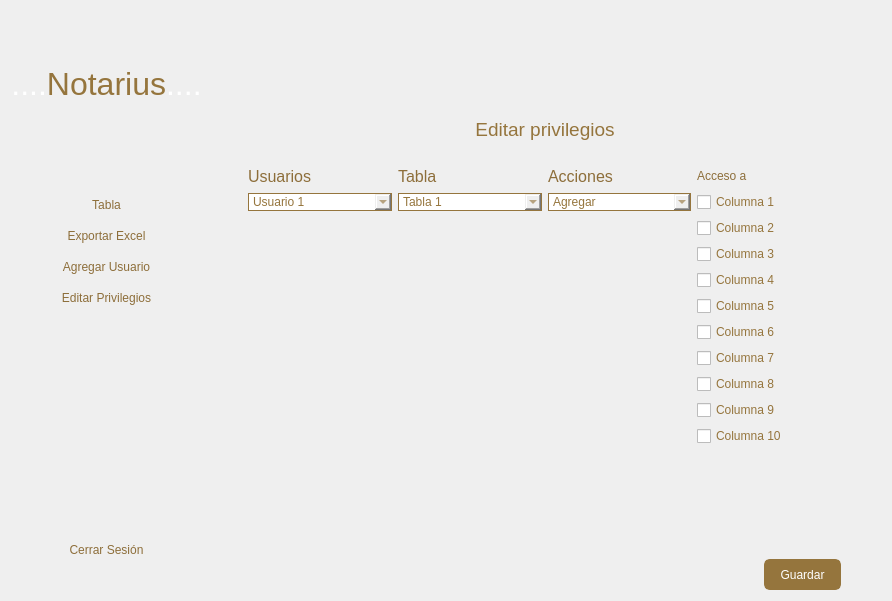
<?xml version="1.0" encoding="UTF-8"?>
<ui version="4.0">
 <class>Dialog</class>
 <widget class="QDialog" name="Dialog">
  <property name="geometry">
   <rect>
    <x>0</x>
    <y>0</y>
    <width>892</width>
    <height>601</height>
   </rect>
  </property>
  <property name="windowTitle">
   <string>Dialog</string>
  </property>
  <layout class="QHBoxLayout" name="horizontalLayout">
   <item>
    <layout class="QVBoxLayout" name="verticalLayout_5">
     <item>
      <spacer name="verticalSpacer">
       <property name="orientation">
        <enum>Qt::Vertical</enum>
       </property>
       <property name="sizeHint" stdset="0">
        <size>
         <width>20</width>
         <height>40</height>
        </size>
       </property>
      </spacer>
     </item>
     <item>
      <spacer name="verticalSpacer_15">
       <property name="orientation">
        <enum>Qt::Vertical</enum>
       </property>
       <property name="sizeHint" stdset="0">
        <size>
         <width>20</width>
         <height>40</height>
        </size>
       </property>
      </spacer>
     </item>
     <item>
      <widget class="QLabel" name="title_notarius">
       <property name="styleSheet">
        <string notr="true">font: 26pt &quot;Arial Black&quot;;
color: rgb(149, 117, 61);</string>
       </property>
       <property name="text">
        <string>&lt;html&gt;&lt;head/&gt;&lt;body&gt;&lt;p align=&quot;center&quot;&gt;&lt;span style=&quot; font-size:24pt; color:#ffffff;&quot;&gt;....&lt;/span&gt;&lt;span style=&quot; font-size:24pt;&quot;&gt;Notarius&lt;/span&gt;&lt;span style=&quot; font-size:24pt; color:#ffffff;&quot;&gt;....&lt;/span&gt;&lt;/p&gt;&lt;/body&gt;&lt;/html&gt;</string>
       </property>
      </widget>
     </item>
     <item>
      <spacer name="verticalSpacer_2">
       <property name="orientation">
        <enum>Qt::Vertical</enum>
       </property>
       <property name="sizeHint" stdset="0">
        <size>
         <width>20</width>
         <height>40</height>
        </size>
       </property>
      </spacer>
     </item>
     <item>
      <spacer name="verticalSpacer_13">
       <property name="orientation">
        <enum>Qt::Vertical</enum>
       </property>
       <property name="sizeHint" stdset="0">
        <size>
         <width>20</width>
         <height>40</height>
        </size>
       </property>
      </spacer>
     </item>
     <item>
      <spacer name="verticalSpacer_14">
       <property name="orientation">
        <enum>Qt::Vertical</enum>
       </property>
       <property name="sizeHint" stdset="0">
        <size>
         <width>20</width>
         <height>40</height>
        </size>
       </property>
      </spacer>
     </item>
     <item>
      <layout class="QVBoxLayout" name="verticalLayout_6">
       <item>
        <widget class="QPushButton" name="button_tabla">
         <property name="styleSheet">
          <string notr="true">QPushButton {
	color: rgb(141, 110, 58);
	border: none;
	font: 10pt &quot;Arial Rounded MT Bold&quot;;
	height: 25px;
}

QPushButton:hover {
	background-color: rgb(149, 117, 61);
	color: rgb(255, 255, 255);
}

QPushButton:pressed {
    border-style: inset;
    background-color: rgb(149, 117, 61);
	color: rgb(255, 255, 255);
}
</string>
         </property>
         <property name="text">
          <string>Tabla</string>
         </property>
         <property name="icon">
          <iconset>
           <normaloff>bar-chart-box-line.png</normaloff>bar-chart-box-line.png</iconset>
         </property>
         <property name="autoDefault">
          <bool>false</bool>
         </property>
         <property name="flat">
          <bool>false</bool>
         </property>
        </widget>
       </item>
       <item>
        <widget class="QPushButton" name="button_editar_privilegios">
         <property name="styleSheet">
          <string notr="true">QPushButton {
	color: rgb(141, 110, 58);
	border: none;
	font: 10pt &quot;Arial Rounded MT Bold&quot;;
	height: 25px;
}

QPushButton:hover {
	background-color: rgb(149, 117, 61);
	color: rgb(255, 255, 255);
}

QPushButton:pressed {
    border-style: inset;
    background-color: rgb(149, 117, 61);
	color: rgb(255, 255, 255);
}</string>
         </property>
         <property name="text">
          <string>Exportar Excel</string>
         </property>
         <property name="icon">
          <iconset>
           <normaloff>file-excel-2-fill.png</normaloff>file-excel-2-fill.png</iconset>
         </property>
        </widget>
       </item>
       <item>
        <widget class="QPushButton" name="button_agregar_usuario">
         <property name="styleSheet">
          <string notr="true">QPushButton {
	color: rgb(141, 110, 58);
	border: none;
	font: 10pt &quot;Arial Rounded MT Bold&quot;;
	height: 25px;
}

QPushButton:hover {
	background-color: rgb(149, 117, 61);
	color: rgb(255, 255, 255);
}

QPushButton:pressed {
    border-style: inset;
    background-color: rgb(149, 117, 61);
	color: rgb(255, 255, 255);
}</string>
         </property>
         <property name="text">
          <string>Agregar Usuario</string>
         </property>
         <property name="icon">
          <iconset>
           <normaloff>user-add-fill.png</normaloff>user-add-fill.png</iconset>
         </property>
        </widget>
       </item>
       <item>
        <widget class="QPushButton" name="button_exporatr_excel">
         <property name="styleSheet">
          <string notr="true">QPushButton {
	color: rgb(141, 110, 58);
	border: none;
	font: 10pt &quot;Arial Rounded MT Bold&quot;;
	height: 25px;
}

QPushButton:hover {
	background-color: rgb(149, 117, 61);
	color: rgb(255, 255, 255);
}

QPushButton:pressed {
    border-style: inset;
    background-color: rgb(149, 117, 61);
	color: rgb(255, 255, 255);
}</string>
         </property>
         <property name="text">
          <string>Editar Privilegios</string>
         </property>
         <property name="icon">
          <iconset>
           <normaloff>edit-2-fill.png</normaloff>edit-2-fill.png</iconset>
         </property>
        </widget>
       </item>
      </layout>
     </item>
     <item>
      <spacer name="verticalSpacer_4">
       <property name="orientation">
        <enum>Qt::Vertical</enum>
       </property>
       <property name="sizeHint" stdset="0">
        <size>
         <width>20</width>
         <height>40</height>
        </size>
       </property>
      </spacer>
     </item>
     <item>
      <spacer name="verticalSpacer_8">
       <property name="orientation">
        <enum>Qt::Vertical</enum>
       </property>
       <property name="sizeHint" stdset="0">
        <size>
         <width>20</width>
         <height>40</height>
        </size>
       </property>
      </spacer>
     </item>
     <item>
      <spacer name="verticalSpacer_11">
       <property name="orientation">
        <enum>Qt::Vertical</enum>
       </property>
       <property name="sizeHint" stdset="0">
        <size>
         <width>20</width>
         <height>40</height>
        </size>
       </property>
      </spacer>
     </item>
     <item>
      <spacer name="verticalSpacer_12">
       <property name="orientation">
        <enum>Qt::Vertical</enum>
       </property>
       <property name="sizeHint" stdset="0">
        <size>
         <width>20</width>
         <height>40</height>
        </size>
       </property>
      </spacer>
     </item>
     <item>
      <spacer name="verticalSpacer_7">
       <property name="orientation">
        <enum>Qt::Vertical</enum>
       </property>
       <property name="sizeHint" stdset="0">
        <size>
         <width>20</width>
         <height>40</height>
        </size>
       </property>
      </spacer>
     </item>
     <item>
      <spacer name="verticalSpacer_3">
       <property name="orientation">
        <enum>Qt::Vertical</enum>
       </property>
       <property name="sizeHint" stdset="0">
        <size>
         <width>20</width>
         <height>40</height>
        </size>
       </property>
      </spacer>
     </item>
     <item>
      <spacer name="verticalSpacer_5">
       <property name="orientation">
        <enum>Qt::Vertical</enum>
       </property>
       <property name="sizeHint" stdset="0">
        <size>
         <width>20</width>
         <height>40</height>
        </size>
       </property>
      </spacer>
     </item>
     <item>
      <spacer name="verticalSpacer_6">
       <property name="orientation">
        <enum>Qt::Vertical</enum>
       </property>
       <property name="sizeHint" stdset="0">
        <size>
         <width>20</width>
         <height>40</height>
        </size>
       </property>
      </spacer>
     </item>
     <item>
      <widget class="QPushButton" name="pushButton">
       <property name="styleSheet">
        <string notr="true">QPushButton {
	color: rgb(141, 110, 58);
	border: none;
	font: 10pt &quot;Arial Rounded MT Bold&quot;;
height: 25px;
}

QPushButton:hover {
	background-color: rgb(149, 117, 61);
	color: rgb(255, 255, 255);
}

QPushButton:pressed {
    border-style: inset;
    background-color: rgb(149, 117, 61);
	color: rgb(255, 255, 255);
}</string>
       </property>
       <property name="text">
        <string>Cerrar Sesión</string>
       </property>
       <property name="icon">
        <iconset>
         <normaloff>logout-box-r-line.png</normaloff>logout-box-r-line.png</iconset>
       </property>
      </widget>
     </item>
     <item>
      <spacer name="verticalSpacer_10">
       <property name="orientation">
        <enum>Qt::Vertical</enum>
       </property>
       <property name="sizeHint" stdset="0">
        <size>
         <width>20</width>
         <height>40</height>
        </size>
       </property>
      </spacer>
     </item>
    </layout>
   </item>
   <item>
    <spacer name="verticalSpacer_9">
     <property name="orientation">
      <enum>Qt::Vertical</enum>
     </property>
     <property name="sizeHint" stdset="0">
      <size>
       <width>20</width>
       <height>580</height>
      </size>
     </property>
    </spacer>
   </item>
   <item>
    <spacer name="verticalSpacer_16">
     <property name="orientation">
      <enum>Qt::Vertical</enum>
     </property>
     <property name="sizeHint" stdset="0">
      <size>
       <width>20</width>
       <height>580</height>
      </size>
     </property>
    </spacer>
   </item>
   <item>
    <layout class="QVBoxLayout" name="verticalLayout">
     <item>
      <spacer name="verticalSpacer_18">
       <property name="orientation">
        <enum>Qt::Vertical</enum>
       </property>
       <property name="sizeHint" stdset="0">
        <size>
         <width>20</width>
         <height>40</height>
        </size>
       </property>
      </spacer>
     </item>
     <item>
      <layout class="QHBoxLayout" name="horizontalLayout_2">
       <item>
        <spacer name="horizontalSpacer_4">
         <property name="orientation">
          <enum>Qt::Horizontal</enum>
         </property>
         <property name="sizeHint" stdset="0">
          <size>
           <width>40</width>
           <height>20</height>
          </size>
         </property>
        </spacer>
       </item>
       <item>
        <widget class="QLabel" name="label_editar_privilegios">
         <property name="styleSheet">
          <string notr="true">font: 26pt &quot;Arial Black&quot;;
color: rgb(149, 117, 61);</string>
         </property>
         <property name="text">
          <string>&lt;html&gt;&lt;head/&gt;&lt;body&gt;&lt;p align=&quot;center&quot;&gt;&lt;span style=&quot; font-size:14pt;&quot;&gt;Editar privilegios&lt;/span&gt;&lt;/p&gt;&lt;/body&gt;&lt;/html&gt;</string>
         </property>
        </widget>
       </item>
       <item>
        <spacer name="horizontalSpacer_3">
         <property name="orientation">
          <enum>Qt::Horizontal</enum>
         </property>
         <property name="sizeHint" stdset="0">
          <size>
           <width>40</width>
           <height>20</height>
          </size>
         </property>
        </spacer>
       </item>
      </layout>
     </item>
     <item>
      <spacer name="horizontalSpacer">
       <property name="orientation">
        <enum>Qt::Horizontal</enum>
       </property>
       <property name="sizeHint" stdset="0">
        <size>
         <width>40</width>
         <height>20</height>
        </size>
       </property>
      </spacer>
     </item>
     <item>
      <layout class="QGridLayout" name="gridLayout">
       <item row="0" column="1">
        <widget class="QLabel" name="label_tablas">
         <property name="styleSheet">
          <string notr="true">font: 12pt &quot;Arial Rounded MT Bold&quot;;
color: rgb(141, 110, 58);</string>
         </property>
         <property name="text">
          <string>&lt;html&gt;&lt;head/&gt;&lt;body&gt;&lt;p&gt;&lt;span style=&quot; font-size:12pt;&quot;&gt;Tabla&lt;/span&gt;&lt;/p&gt;&lt;/body&gt;&lt;/html&gt;</string>
         </property>
        </widget>
       </item>
       <item row="7" column="3">
        <widget class="QCheckBox" name="acceso_8">
         <property name="styleSheet">
          <string notr="true">
font: 75 11pt &quot;MS Shell Dlg 2&quot;;
color: rgb(149, 117, 61);</string>
         </property>
         <property name="text">
          <string>Columna 7</string>
         </property>
        </widget>
       </item>
       <item row="1" column="0">
        <widget class="QComboBox" name="usuarioslist">
         <property name="styleSheet">
          <string notr="true">QComboBox{
border: 1px solid #95753d;
background-color: #white;
font: 75 11pt &quot;MS Shell Dlg 2&quot;;
color: rgb(149, 117, 61);
}</string>
         </property>
         <item>
          <property name="text">
           <string>Usuario 1</string>
          </property>
         </item>
         <item>
          <property name="text">
           <string>Usuario 2</string>
          </property>
         </item>
         <item>
          <property name="text">
           <string>Usuario 3</string>
          </property>
         </item>
        </widget>
       </item>
       <item row="1" column="3">
        <widget class="QCheckBox" name="acceso_1">
         <property name="styleSheet">
          <string notr="true">
font: 75 11pt &quot;MS Shell Dlg 2&quot;;
color: rgb(149, 117, 61);</string>
         </property>
         <property name="text">
          <string>Columna 1</string>
         </property>
        </widget>
       </item>
       <item row="10" column="3">
        <widget class="QCheckBox" name="acceso_2">
         <property name="styleSheet">
          <string notr="true">
font: 75 11pt &quot;MS Shell Dlg 2&quot;;
color: rgb(149, 117, 61);</string>
         </property>
         <property name="text">
          <string>Columna 10</string>
         </property>
        </widget>
       </item>
       <item row="4" column="3">
        <widget class="QCheckBox" name="acceso_5">
         <property name="styleSheet">
          <string notr="true">
font: 75 11pt &quot;MS Shell Dlg 2&quot;;
color: rgb(149, 117, 61);</string>
         </property>
         <property name="text">
          <string>Columna 4</string>
         </property>
        </widget>
       </item>
       <item row="5" column="3">
        <widget class="QCheckBox" name="acceso_6">
         <property name="styleSheet">
          <string notr="true">
font: 75 11pt &quot;MS Shell Dlg 2&quot;;
color: rgb(149, 117, 61);</string>
         </property>
         <property name="text">
          <string>Columna 5</string>
         </property>
        </widget>
       </item>
       <item row="0" column="3">
        <widget class="QLabel" name="label_accesos">
         <property name="styleSheet">
          <string notr="true">font: 12pt &quot;Arial Rounded MT Bold&quot;;
color: rgb(141, 110, 58);</string>
         </property>
         <property name="text">
          <string>&lt;html&gt;&lt;head/&gt;&lt;body&gt;&lt;p&gt;Acceso a&lt;/p&gt;&lt;/body&gt;&lt;/html&gt;</string>
         </property>
        </widget>
       </item>
       <item row="0" column="0">
        <widget class="QLabel" name="label_Usuarios">
         <property name="styleSheet">
          <string notr="true">font: 10pt &quot;Arial Rounded MT Bold&quot;;
color: rgb(141, 110, 58);</string>
         </property>
         <property name="text">
          <string>&lt;html&gt;&lt;head/&gt;&lt;body&gt;&lt;p&gt;&lt;span style=&quot; font-size:12pt;&quot;&gt;Usuarios&lt;/span&gt;&lt;/p&gt;&lt;/body&gt;&lt;/html&gt;</string>
         </property>
        </widget>
       </item>
       <item row="3" column="3">
        <widget class="QCheckBox" name="acceso_4">
         <property name="styleSheet">
          <string notr="true">
font: 75 11pt &quot;MS Shell Dlg 2&quot;;
color: rgb(149, 117, 61);</string>
         </property>
         <property name="text">
          <string>Columna 3</string>
         </property>
        </widget>
       </item>
       <item row="8" column="3">
        <widget class="QCheckBox" name="acceso_9">
         <property name="styleSheet">
          <string notr="true">
font: 75 11pt &quot;MS Shell Dlg 2&quot;;
color: rgb(149, 117, 61);</string>
         </property>
         <property name="text">
          <string>Columna 8</string>
         </property>
        </widget>
       </item>
       <item row="9" column="3">
        <widget class="QCheckBox" name="acceso_10">
         <property name="styleSheet">
          <string notr="true">
font: 75 11pt &quot;MS Shell Dlg 2&quot;;
color: rgb(149, 117, 61);</string>
         </property>
         <property name="text">
          <string>Columna 9</string>
         </property>
        </widget>
       </item>
       <item row="2" column="3">
        <widget class="QCheckBox" name="acceso_3">
         <property name="styleSheet">
          <string notr="true">
font: 75 11pt &quot;MS Shell Dlg 2&quot;;
color: rgb(149, 117, 61);</string>
         </property>
         <property name="text">
          <string>Columna 2</string>
         </property>
        </widget>
       </item>
       <item row="6" column="3">
        <widget class="QCheckBox" name="acceso_7">
         <property name="styleSheet">
          <string notr="true">
font: 75 11pt &quot;MS Shell Dlg 2&quot;;
color: rgb(149, 117, 61);</string>
         </property>
         <property name="text">
          <string>Columna 6</string>
         </property>
        </widget>
       </item>
       <item row="0" column="2">
        <widget class="QLabel" name="label_acciones">
         <property name="styleSheet">
          <string notr="true">font: 10pt &quot;Arial Rounded MT Bold&quot;;
color: rgb(141, 110, 58);</string>
         </property>
         <property name="text">
          <string>&lt;html&gt;&lt;head/&gt;&lt;body&gt;&lt;p&gt;&lt;span style=&quot; font-size:12pt;&quot;&gt;Acciones&lt;/span&gt;&lt;/p&gt;&lt;/body&gt;&lt;/html&gt;</string>
         </property>
        </widget>
       </item>
       <item row="1" column="1">
        <widget class="QComboBox" name="tablaslist">
         <property name="styleSheet">
          <string notr="true">QComboBox{
border: 1px solid #95753d;
background-color: #white;
font: 75 11pt &quot;MS Shell Dlg 2&quot;;
color: rgb(149, 117, 61);
}</string>
         </property>
         <item>
          <property name="text">
           <string>Tabla 1</string>
          </property>
         </item>
         <item>
          <property name="text">
           <string>Tabla 2</string>
          </property>
         </item>
         <item>
          <property name="text">
           <string>Tabla 3</string>
          </property>
         </item>
         <item>
          <property name="text">
           <string>Tabla 4</string>
          </property>
         </item>
         <item>
          <property name="text">
           <string>Tabla 5</string>
          </property>
         </item>
         <item>
          <property name="text">
           <string>Tabla 6</string>
          </property>
         </item>
         <item>
          <property name="text">
           <string>Tabla 7</string>
          </property>
         </item>
         <item>
          <property name="text">
           <string>Tabla 8</string>
          </property>
         </item>
         <item>
          <property name="text">
           <string>Tabla 9</string>
          </property>
         </item>
         <item>
          <property name="text">
           <string>Tabla 10</string>
          </property>
         </item>
         <item>
          <property name="text">
           <string>Tabla 11</string>
          </property>
         </item>
         <item>
          <property name="text">
           <string>Tabla 12</string>
          </property>
         </item>
         <item>
          <property name="text">
           <string>Tabla 13</string>
          </property>
         </item>
         <item>
          <property name="text">
           <string>Tabla 14</string>
          </property>
         </item>
         <item>
          <property name="text">
           <string>Tabla 15</string>
          </property>
         </item>
         <item>
          <property name="text">
           <string>Tabla 16</string>
          </property>
         </item>
         <item>
          <property name="text">
           <string>Tabla 17</string>
          </property>
         </item>
        </widget>
       </item>
       <item row="1" column="2">
        <widget class="QComboBox" name="accioneslist">
         <property name="styleSheet">
          <string notr="true">QComboBox{
border: 1px solid #95753d;
background-color: #white;
font: 75 11pt &quot;MS Shell Dlg 2&quot;;
color: rgb(149, 117, 61);
}</string>
         </property>
         <item>
          <property name="text">
           <string>Agregar</string>
          </property>
         </item>
         <item>
          <property name="text">
           <string>Modificar</string>
          </property>
         </item>
         <item>
          <property name="text">
           <string>Eliminar</string>
          </property>
         </item>
        </widget>
       </item>
      </layout>
     </item>
     <item>
      <spacer name="verticalSpacer_17">
       <property name="orientation">
        <enum>Qt::Vertical</enum>
       </property>
       <property name="sizeHint" stdset="0">
        <size>
         <width>20</width>
         <height>40</height>
        </size>
       </property>
      </spacer>
     </item>
     <item>
      <layout class="QHBoxLayout" name="horizontalLayout_3">
       <item>
        <spacer name="horizontalSpacer_2">
         <property name="orientation">
          <enum>Qt::Horizontal</enum>
         </property>
         <property name="sizeHint" stdset="0">
          <size>
           <width>40</width>
           <height>20</height>
          </size>
         </property>
        </spacer>
       </item>
       <item>
        <widget class="QPushButton" name="button_guardar">
         <property name="styleSheet">
          <string notr="true">QPushButton {
border-radius: 6px;
border: 3px solid #95753d;
background-color: #95753d;
color: white;
height: 25px;
}

QPushButton:hover {
	background-color: rgb(116, 91, 47);
	color: rgb(255, 255, 255);
	border: 3px solid  rgb(116, 91, 47);
}

QPushButton:pressed {
    border-style: inset;
    background-color: rgb(103, 80, 41);
	color: rgb(255, 255, 255);
	border: 3px solid  rgb(103, 80, 41);
}</string>
         </property>
         <property name="text">
          <string>    Guardar    </string>
         </property>
        </widget>
       </item>
      </layout>
     </item>
    </layout>
   </item>
   <item>
    <spacer name="verticalSpacer_19">
     <property name="orientation">
      <enum>Qt::Vertical</enum>
     </property>
     <property name="sizeHint" stdset="0">
      <size>
       <width>20</width>
       <height>580</height>
      </size>
     </property>
    </spacer>
   </item>
   <item>
    <spacer name="verticalSpacer_20">
     <property name="orientation">
      <enum>Qt::Vertical</enum>
     </property>
     <property name="sizeHint" stdset="0">
      <size>
       <width>20</width>
       <height>580</height>
      </size>
     </property>
    </spacer>
   </item>
  </layout>
 </widget>
 <resources/>
 <connections/>
</ui>
